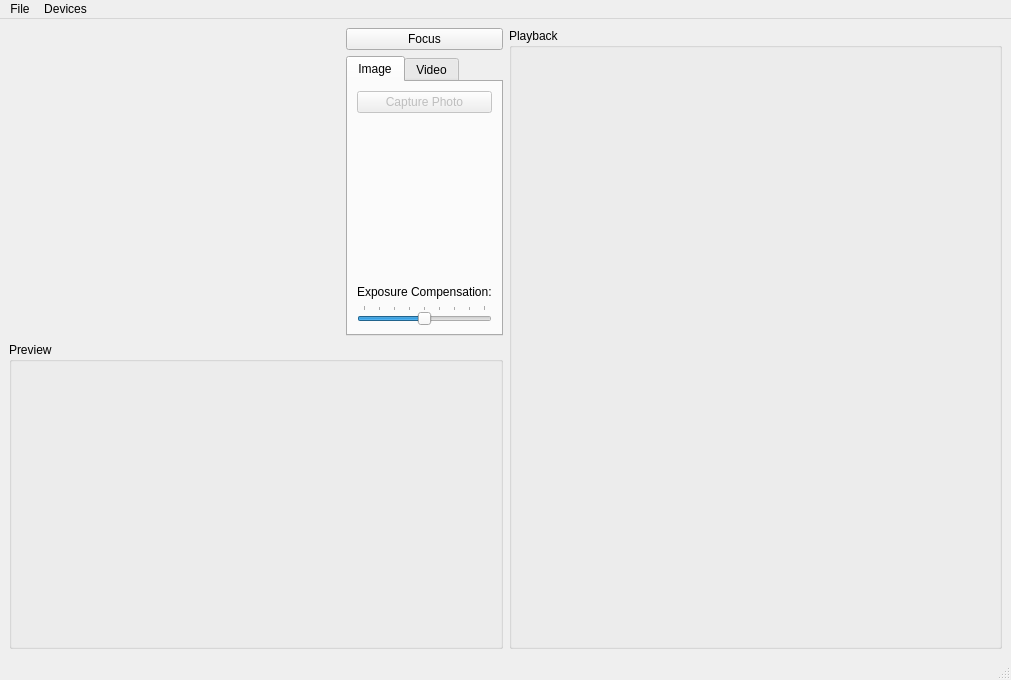
<?xml version="1.0" encoding="UTF-8"?>
<ui version="4.0">
 <class>Camera</class>
 <widget class="QMainWindow" name="Camera">
  <property name="geometry">
   <rect>
    <x>0</x>
    <y>0</y>
    <width>1011</width>
    <height>680</height>
   </rect>
  </property>
  <property name="windowTitle">
   <string>Camera</string>
  </property>
  <widget class="QWidget" name="centralwidget">
   <layout class="QHBoxLayout" name="horizontalLayout_3">
    <item>
     <layout class="QVBoxLayout" name="verticalLayout_3">
      <item>
       <layout class="QHBoxLayout" name="horizontalLayout">
        <item>
         <widget class="QStackedWidget" name="stackedWidget">
          <property name="sizePolicy">
           <sizepolicy hsizetype="Preferred" vsizetype="Preferred">
            <horstretch>1</horstretch>
            <verstretch>0</verstretch>
           </sizepolicy>
          </property>
          <property name="palette">
           <palette>
            <active>
             <colorrole role="Base">
              <brush brushstyle="SolidPattern">
               <color alpha="255">
                <red>255</red>
                <green>255</green>
                <blue>255</blue>
               </color>
              </brush>
             </colorrole>
             <colorrole role="Window">
              <brush brushstyle="SolidPattern">
               <color alpha="255">
                <red>145</red>
                <green>145</green>
                <blue>145</blue>
               </color>
              </brush>
             </colorrole>
            </active>
            <inactive>
             <colorrole role="Base">
              <brush brushstyle="SolidPattern">
               <color alpha="255">
                <red>255</red>
                <green>255</green>
                <blue>255</blue>
               </color>
              </brush>
             </colorrole>
             <colorrole role="Window">
              <brush brushstyle="SolidPattern">
               <color alpha="255">
                <red>145</red>
                <green>145</green>
                <blue>145</blue>
               </color>
              </brush>
             </colorrole>
            </inactive>
            <disabled>
             <colorrole role="Base">
              <brush brushstyle="SolidPattern">
               <color alpha="255">
                <red>145</red>
                <green>145</green>
                <blue>145</blue>
               </color>
              </brush>
             </colorrole>
             <colorrole role="Window">
              <brush brushstyle="SolidPattern">
               <color alpha="255">
                <red>145</red>
                <green>145</green>
                <blue>145</blue>
               </color>
              </brush>
             </colorrole>
            </disabled>
           </palette>
          </property>
          <property name="currentIndex">
           <number>0</number>
          </property>
          <widget class="QWidget" name="viewfinderPage">
           <layout class="QGridLayout" name="gridLayout_5">
            <item row="0" column="0">
             <widget class="QCameraViewfinder" name="viewfinder" native="true"/>
            </item>
           </layout>
          </widget>
          <widget class="QWidget" name="previewPage">
           <layout class="QGridLayout" name="gridLayout_4">
            <item row="0" column="0">
             <widget class="QLabel" name="lastImagePreviewLabel">
              <property name="sizePolicy">
               <sizepolicy hsizetype="Preferred" vsizetype="MinimumExpanding">
                <horstretch>0</horstretch>
                <verstretch>0</verstretch>
               </sizepolicy>
              </property>
              <property name="frameShape">
               <enum>QFrame::Box</enum>
              </property>
              <property name="text">
               <string/>
              </property>
             </widget>
            </item>
           </layout>
          </widget>
         </widget>
        </item>
        <item>
         <layout class="QVBoxLayout" name="verticalLayout">
          <item>
           <widget class="QPushButton" name="lockButton">
            <property name="text">
             <string>Focus</string>
            </property>
           </widget>
          </item>
          <item>
           <widget class="QTabWidget" name="captureWidget">
            <property name="currentIndex">
             <number>0</number>
            </property>
            <widget class="QWidget" name="tab_2">
             <attribute name="title">
              <string>Image</string>
             </attribute>
             <layout class="QGridLayout" name="gridLayout">
              <item row="0" column="0">
               <widget class="QPushButton" name="takeImageButton">
                <property name="enabled">
                 <bool>false</bool>
                </property>
                <property name="text">
                 <string>Capture Photo</string>
                </property>
                <property name="icon">
                 <iconset>
                  <normaloff>:AppRes/Resources/shutter.svg</normaloff>:AppRes/Resources/shutter.svg</iconset>
                </property>
               </widget>
              </item>
              <item row="1" column="0">
               <spacer name="verticalSpacer_2">
                <property name="orientation">
                 <enum>Qt::Vertical</enum>
                </property>
                <property name="sizeHint" stdset="0">
                 <size>
                  <width>20</width>
                  <height>161</height>
                 </size>
                </property>
               </spacer>
              </item>
              <item row="2" column="0">
               <widget class="QLabel" name="label">
                <property name="text">
                 <string>Exposure Compensation:</string>
                </property>
               </widget>
              </item>
              <item row="3" column="0">
               <widget class="QSlider" name="exposureCompensation">
                <property name="minimum">
                 <number>-4</number>
                </property>
                <property name="maximum">
                 <number>4</number>
                </property>
                <property name="pageStep">
                 <number>2</number>
                </property>
                <property name="orientation">
                 <enum>Qt::Horizontal</enum>
                </property>
                <property name="tickPosition">
                 <enum>QSlider::TicksAbove</enum>
                </property>
               </widget>
              </item>
             </layout>
            </widget>
            <widget class="QWidget" name="tab">
             <attribute name="title">
              <string>Video</string>
             </attribute>
             <layout class="QGridLayout" name="gridLayout_2">
              <item row="0" column="0">
               <widget class="QPushButton" name="recordButton">
                <property name="text">
                 <string>Record</string>
                </property>
               </widget>
              </item>
              <item row="1" column="0">
               <widget class="QPushButton" name="pauseButton">
                <property name="text">
                 <string>Pause</string>
                </property>
               </widget>
              </item>
              <item row="2" column="0">
               <widget class="QPushButton" name="stopButton">
                <property name="text">
                 <string>Stop</string>
                </property>
               </widget>
              </item>
              <item row="3" column="0">
               <spacer name="verticalSpacer">
                <property name="orientation">
                 <enum>Qt::Vertical</enum>
                </property>
                <property name="sizeHint" stdset="0">
                 <size>
                  <width>20</width>
                  <height>76</height>
                 </size>
                </property>
               </spacer>
              </item>
              <item row="4" column="0">
               <widget class="QPushButton" name="muteButton">
                <property name="text">
                 <string>Mute</string>
                </property>
                <property name="checkable">
                 <bool>true</bool>
                </property>
               </widget>
              </item>
             </layout>
            </widget>
           </widget>
          </item>
         </layout>
        </item>
       </layout>
      </item>
      <item>
       <widget class="QGroupBox" name="groupBox">
        <property name="sizePolicy">
         <sizepolicy hsizetype="Expanding" vsizetype="Expanding">
          <horstretch>0</horstretch>
          <verstretch>0</verstretch>
         </sizepolicy>
        </property>
        <property name="title">
         <string>Preview</string>
        </property>
        <layout class="QGridLayout" name="gridLayout_6">
         <item row="0" column="0">
          <widget class="VxLabel" name="m_CamPreview">
           <property name="sizePolicy">
            <sizepolicy hsizetype="Fixed" vsizetype="Fixed">
             <horstretch>0</horstretch>
             <verstretch>0</verstretch>
            </sizepolicy>
           </property>
           <property name="minimumSize">
            <size>
             <width>320</width>
             <height>240</height>
            </size>
           </property>
           <property name="maximumSize">
            <size>
             <width>320</width>
             <height>240</height>
            </size>
           </property>
           <property name="text">
            <string/>
           </property>
          </widget>
         </item>
        </layout>
       </widget>
      </item>
     </layout>
    </item>
    <item>
     <widget class="QGroupBox" name="groupBox_2">
      <property name="sizePolicy">
       <sizepolicy hsizetype="Expanding" vsizetype="Expanding">
        <horstretch>0</horstretch>
        <verstretch>0</verstretch>
       </sizepolicy>
      </property>
      <property name="title">
       <string>Playback</string>
      </property>
      <layout class="QGridLayout" name="gridLayout_3">
       <item row="0" column="0">
        <widget class="CamViewWidget" name="m_CamPlaybackWidget" native="true"/>
       </item>
      </layout>
     </widget>
    </item>
   </layout>
  </widget>
  <widget class="QMenuBar" name="menubar">
   <property name="geometry">
    <rect>
     <x>0</x>
     <y>0</y>
     <width>1011</width>
     <height>21</height>
    </rect>
   </property>
   <widget class="QMenu" name="menuFile">
    <property name="title">
     <string>File</string>
    </property>
    <addaction name="actionStartCamera"/>
    <addaction name="actionStopCamera"/>
    <addaction name="separator"/>
    <addaction name="actionSettings"/>
    <addaction name="separator"/>
    <addaction name="actionExit"/>
   </widget>
   <widget class="QMenu" name="menuDevices">
    <property name="title">
     <string>Devices</string>
    </property>
   </widget>
   <addaction name="menuFile"/>
   <addaction name="menuDevices"/>
  </widget>
  <widget class="QStatusBar" name="statusbar"/>
  <action name="actionExit">
   <property name="text">
    <string>Exit</string>
   </property>
  </action>
  <action name="actionStartCamera">
   <property name="text">
    <string>Start Camera</string>
   </property>
  </action>
  <action name="actionStopCamera">
   <property name="text">
    <string>Stop Camera</string>
   </property>
  </action>
  <action name="actionSettings">
   <property name="text">
    <string>Settings</string>
   </property>
  </action>
 </widget>
 <customwidgets>
  <customwidget>
   <class>QCameraViewfinder</class>
   <extends>QWidget</extends>
   <header>qcameraviewfinder.h</header>
   <container>1</container>
  </customwidget>
  <customwidget>
   <class>VxLabel</class>
   <extends>QLabel</extends>
   <header location="global">VxLabel.h</header>
  </customwidget>
  <customwidget>
   <class>CamViewWidget</class>
   <extends>QWidget</extends>
   <header>CamViewWidget.h</header>
   <container>1</container>
  </customwidget>
 </customwidgets>
 <resources>
  <include location="../app_resources.qrc"/>
 </resources>
 <connections>
  <connection>
   <sender>recordButton</sender>
   <signal>clicked()</signal>
   <receiver>Camera</receiver>
   <slot>record()</slot>
   <hints>
    <hint type="sourcelabel">
     <x>647</x>
     <y>149</y>
    </hint>
    <hint type="destinationlabel">
     <x>61</x>
     <y>238</y>
    </hint>
   </hints>
  </connection>
  <connection>
   <sender>stopButton</sender>
   <signal>clicked()</signal>
   <receiver>Camera</receiver>
   <slot>stop()</slot>
   <hints>
    <hint type="sourcelabel">
     <x>647</x>
     <y>225</y>
    </hint>
    <hint type="destinationlabel">
     <x>140</x>
     <y>236</y>
    </hint>
   </hints>
  </connection>
  <connection>
   <sender>pauseButton</sender>
   <signal>clicked()</signal>
   <receiver>Camera</receiver>
   <slot>pause()</slot>
   <hints>
    <hint type="sourcelabel">
     <x>647</x>
     <y>187</y>
    </hint>
    <hint type="destinationlabel">
     <x>234</x>
     <y>237</y>
    </hint>
   </hints>
  </connection>
  <connection>
   <sender>actionExit</sender>
   <signal>triggered()</signal>
   <receiver>Camera</receiver>
   <slot>close()</slot>
   <hints>
    <hint type="sourcelabel">
     <x>-1</x>
     <y>-1</y>
    </hint>
    <hint type="destinationlabel">
     <x>154</x>
     <y>130</y>
    </hint>
   </hints>
  </connection>
  <connection>
   <sender>takeImageButton</sender>
   <signal>clicked()</signal>
   <receiver>Camera</receiver>
   <slot>takeImage()</slot>
   <hints>
    <hint type="sourcelabel">
     <x>625</x>
     <y>132</y>
    </hint>
    <hint type="destinationlabel">
     <x>603</x>
     <y>169</y>
    </hint>
   </hints>
  </connection>
  <connection>
   <sender>lockButton</sender>
   <signal>clicked()</signal>
   <receiver>Camera</receiver>
   <slot>toggleLock()</slot>
   <hints>
    <hint type="sourcelabel">
     <x>658</x>
     <y>75</y>
    </hint>
    <hint type="destinationlabel">
     <x>453</x>
     <y>119</y>
    </hint>
   </hints>
  </connection>
  <connection>
   <sender>muteButton</sender>
   <signal>toggled(bool)</signal>
   <receiver>Camera</receiver>
   <slot>setMuted(bool)</slot>
   <hints>
    <hint type="sourcelabel">
     <x>647</x>
     <y>377</y>
    </hint>
    <hint type="destinationlabel">
     <x>5</x>
     <y>280</y>
    </hint>
   </hints>
  </connection>
  <connection>
   <sender>exposureCompensation</sender>
   <signal>valueChanged(int)</signal>
   <receiver>Camera</receiver>
   <slot>setExposureCompensation(int)</slot>
   <hints>
    <hint type="sourcelabel">
     <x>559</x>
     <y>367</y>
    </hint>
    <hint type="destinationlabel">
     <x>665</x>
     <y>365</y>
    </hint>
   </hints>
  </connection>
  <connection>
   <sender>actionSettings</sender>
   <signal>triggered()</signal>
   <receiver>Camera</receiver>
   <slot>configureCaptureSettings()</slot>
   <hints>
    <hint type="sourcelabel">
     <x>-1</x>
     <y>-1</y>
    </hint>
    <hint type="destinationlabel">
     <x>333</x>
     <y>210</y>
    </hint>
   </hints>
  </connection>
  <connection>
   <sender>actionStartCamera</sender>
   <signal>triggered()</signal>
   <receiver>Camera</receiver>
   <slot>startCamera()</slot>
   <hints>
    <hint type="sourcelabel">
     <x>-1</x>
     <y>-1</y>
    </hint>
    <hint type="destinationlabel">
     <x>333</x>
     <y>210</y>
    </hint>
   </hints>
  </connection>
  <connection>
   <sender>actionStopCamera</sender>
   <signal>triggered()</signal>
   <receiver>Camera</receiver>
   <slot>stopCamera()</slot>
   <hints>
    <hint type="sourcelabel">
     <x>-1</x>
     <y>-1</y>
    </hint>
    <hint type="destinationlabel">
     <x>333</x>
     <y>210</y>
    </hint>
   </hints>
  </connection>
 </connections>
 <slots>
  <slot>record()</slot>
  <slot>pause()</slot>
  <slot>stop()</slot>
  <slot>enablePreview(bool)</slot>
  <slot>configureCaptureSettings()</slot>
  <slot>takeImage()</slot>
  <slot>startCamera()</slot>
  <slot>toggleLock()</slot>
  <slot>setMuted(bool)</slot>
  <slot>stopCamera()</slot>
  <slot>setExposureCompensation(int)</slot>
 </slots>
</ui>
